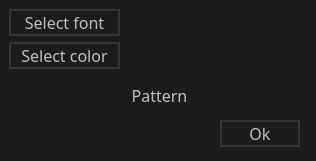
<?xml version="1.0" encoding="UTF-8"?>
<ui version="4.0">
 <class>StyleDialog</class>
 <widget class="QDialog" name="StyleDialog">
  <property name="geometry">
   <rect>
    <x>0</x>
    <y>0</y>
    <width>316</width>
    <height>161</height>
   </rect>
  </property>
  <property name="sizePolicy">
   <sizepolicy hsizetype="Fixed" vsizetype="Fixed">
    <horstretch>0</horstretch>
    <verstretch>0</verstretch>
   </sizepolicy>
  </property>
  <property name="windowTitle">
   <string>Dialog</string>
  </property>
  <property name="styleSheet">
   <string notr="true">background: rgb(28, 28, 28);
color:silver;</string>
  </property>
  <widget class="QLabel" name="Pattern">
   <property name="geometry">
    <rect>
     <x>9</x>
     <y>75</y>
     <width>301</width>
     <height>41</height>
    </rect>
   </property>
   <property name="font">
    <font>
     <family>Gadugi</family>
     <pointsize>12</pointsize>
    </font>
   </property>
   <property name="text">
    <string>Pattern</string>
   </property>
   <property name="alignment">
    <set>Qt::AlignCenter</set>
   </property>
  </widget>
  <widget class="QPushButton" name="selectFont">
   <property name="geometry">
    <rect>
     <x>9</x>
     <y>9</y>
     <width>111</width>
     <height>27</height>
    </rect>
   </property>
   <property name="font">
    <font>
     <family>Gadugi</family>
     <pointsize>12</pointsize>
    </font>
   </property>
   <property name="cursor">
    <cursorShape>PointingHandCursor</cursorShape>
   </property>
   <property name="styleSheet">
    <string notr="true">color: silver;
border-width: 2px;
border-style: solid;
border-color: rgb(52, 52, 52);
padding: 4px;</string>
   </property>
   <property name="text">
    <string>Select font</string>
   </property>
  </widget>
  <widget class="QPushButton" name="selectColor">
   <property name="geometry">
    <rect>
     <x>9</x>
     <y>42</y>
     <width>111</width>
     <height>27</height>
    </rect>
   </property>
   <property name="font">
    <font>
     <family>Gadugi</family>
     <pointsize>12</pointsize>
    </font>
   </property>
   <property name="cursor">
    <cursorShape>PointingHandCursor</cursorShape>
   </property>
   <property name="styleSheet">
    <string notr="true">color: silver;
border-width: 2px;
border-style: solid;
border-color: rgb(52, 52, 52);
padding: 4px;</string>
   </property>
   <property name="text">
    <string>Select color</string>
   </property>
  </widget>
  <widget class="QPushButton" name="pushButton">
   <property name="geometry">
    <rect>
     <x>220</x>
     <y>120</y>
     <width>80</width>
     <height>27</height>
    </rect>
   </property>
   <property name="font">
    <font>
     <family>Gadugi</family>
     <pointsize>12</pointsize>
    </font>
   </property>
   <property name="cursor">
    <cursorShape>PointingHandCursor</cursorShape>
   </property>
   <property name="styleSheet">
    <string notr="true">color: silver;
border-width: 2px;
border-style: solid;
border-color: rgb(52, 52, 52);
padding: 4px;</string>
   </property>
   <property name="text">
    <string>Ok</string>
   </property>
  </widget>
  <widget class="QWidget" name="layoutWidget">
   <property name="geometry">
    <rect>
     <x>125</x>
     <y>9</y>
     <width>181</width>
     <height>61</height>
    </rect>
   </property>
   <layout class="QVBoxLayout" name="verticalLayout">
    <item>
     <widget class="QLabel" name="currentFont">
      <property name="font">
       <font>
        <family>Gadugi</family>
        <pointsize>12</pointsize>
       </font>
      </property>
      <property name="text">
       <string/>
      </property>
     </widget>
    </item>
    <item>
     <widget class="QLabel" name="currentColor">
      <property name="font">
       <font>
        <family>Gadugi</family>
        <pointsize>12</pointsize>
       </font>
      </property>
      <property name="text">
       <string/>
      </property>
     </widget>
    </item>
   </layout>
  </widget>
 </widget>
 <resources/>
 <connections/>
</ui>
